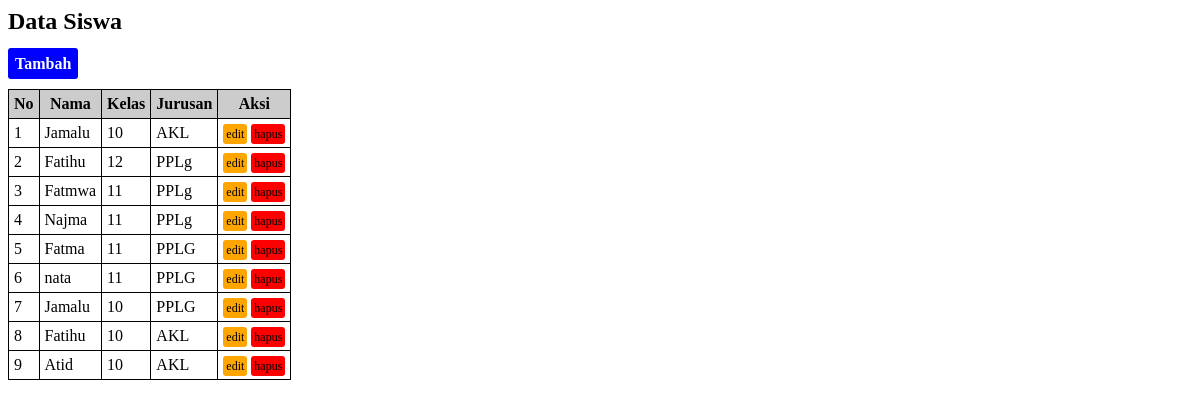
The page / on the database its author committed.
### tables this page shows
CREATE TABLE IF NOT EXISTS `siswa` (
  `id` int NOT NULL AUTO_INCREMENT,
  `nama` varchar(100) NOT NULL,
  `kelas` int NOT NULL,
  `jurusan` varchar(4) NOT NULL,
  PRIMARY KEY (`id`)
);

### index.php (the view, shortened to what this page needs)
<h2>Data Siswa</h2>
<p><a class="tambah" href="tambah.php">Tambah</a></p>
<table>
    <thead>
        <th>No</th>
        <th>Nama</th>
        <th>Kelas</th>
        <th>Jurusan</th>
        <th>Aksi</th>
    </thead>
<tbody>
<?php
include "config.php";
$query = "SELECT * FROM siswa";
$no=1;
$hasil = mysqli_query($koneksi,$query);
while ($data = mysqli_fetch_assoc($hasil)) {?>
    <tr>
        <td><?=$no?></td>
        <td><?=$data['nama']?></td>
        <td><?=$data['kelas']?></td>
        <td><?=$data['jurusan']?></td>
        <td>
            <a class="tombol edit" href="edit.php?id=<?=$data['id']?>">edit</a>
            <a class="tombol hapus" href="hapus.php?id=<?=$data['id']?>">hapus</a>
        </td>
    </tr>
<?php
$no++;
}
?>
</tbody>
</table>

### index.php (style rules this page uses)
table { border-collapse:collapse; }
td,th { border:1px solid black; padding:5px }
th { background:#ccc; }
a { text-decoration:none; border-radius: 3px; }
.tambah { background:blue; color:white; padding: 7px; font-weight:bold; }
.tombol { color:black; padding: 3px; font-size: 12px;; }
.edit { background:orange; }
.hapus { background:red; }

### rows shown on the page
siswa: nama "Jamalu", kelas "10", jurusan "AKL"
siswa: nama "Fatihu", kelas "12", jurusan "PPLg"
siswa: nama "Fatmwa", kelas "11", jurusan "PPLg"
siswa: nama "Najma", kelas "11", jurusan "PPLg"
siswa: nama "Fatma", kelas "11", jurusan "PPLG"
siswa: nama "nata", kelas "11", jurusan "PPLG"
siswa: nama "Jamalu", kelas "10", jurusan "PPLG"
siswa: nama "Fatihu", kelas "10", jurusan "AKL"
siswa: nama "Atid", kelas "10", jurusan "AKL"
